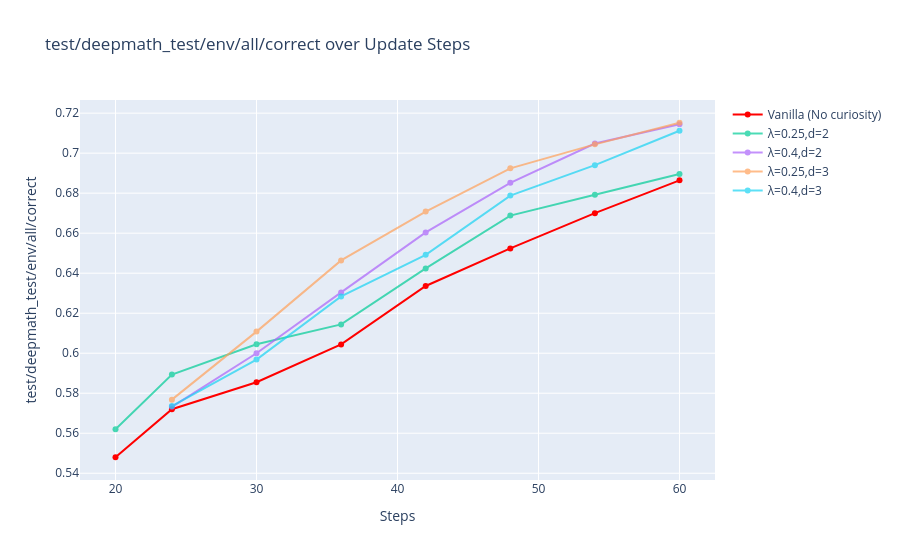

The notebook cell this image was saved under:
### Code cell
plot(traces, metric="test/deepmath_test/env/all/correct", labels=labels, moving_avg = 5, max_steps=60, min_steps=20)

### Figure 1 — Plotly figure (JSON) as saved in the notebook; plotly's stock layout.template omitted (floating-point values rounded to 4 significant figures)
{"data": [{"line": {"color": "red"}, "mode": "lines+markers", "name": "Vanilla (No curiosity)", "opacity": 1, "type": "scatter", "x": [20, 24, 30, 36, 42, 48, 54, 60], "y": [0.548, 0.572, 0.5855, 0.6044, 0.6336, 0.6524, 0.67, 0.6864]}, {"line": {"color": "#00CC96"}, "mode": "lines+markers", "name": "λ=0.25,d=2", "opacity": 0.7, "type": "scatter", "x": [20, 24, 30, 36, 42, 48, 54, 60], "y": [0.562, 0.5893, 0.6045, 0.6144, 0.6424, 0.6688, 0.6792, 0.6896]}, {"line": {"color": "#AB63FA"}, "mode": "lines+markers", "name": "λ=0.4,d=2", "opacity": 0.7, "type": "scatter", "x": [24, 30, 36, 42, 48, 54, 60], "y": [0.5732, 0.6, 0.6304, 0.6604, 0.6852, 0.7048, 0.7144]}, {"line": {"color": "#FFA15A"}, "mode": "lines+markers", "name": "λ=0.25,d=3", "opacity": 0.7, "type": "scatter", "x": [24, 30, 36, 42, 48, 54, 60], "y": [0.5768, 0.6108, 0.6464, 0.6708, 0.6924, 0.7044, 0.7152]}, {"line": {"color": "#19D3F3"}, "mode": "lines+markers", "name": "λ=0.4,d=3", "opacity": 0.7, "type": "scatter", "x": [24, 30, 36, 42, 48, 54, 60], "y": [0.5736, 0.5968, 0.6284, 0.6492, 0.6788, 0.694, 0.7112]}], "layout": {"title": {"text": "test/deepmath_test/env/all/correct over Update Steps"}, "xaxis": {"title": {"text": "Steps"}}, "yaxis": {"title": {"text": "test/deepmath_test/env/all/correct"}}}}
